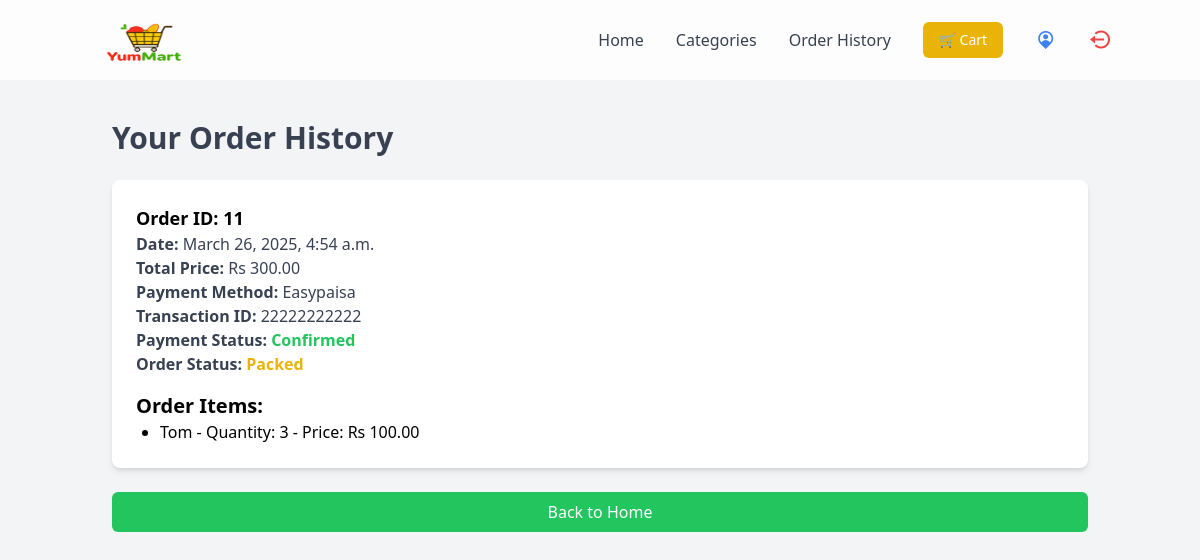
Screenshot of /order-history/ (signed in) with the database file from the repository.
### store/models.py (models this page shows, shortened)
class Order(models.Model):
    PAYMENT_METHODS = [
        ('Easypaisa', 'Easypaisa'),
        ('JazzCash', 'JazzCash'),
    ]
    PAYMENT_STATUS = [
        ('Pending', 'Pending'),
        ('Confirmed', 'Confirmed'),
        ('Rejected', 'Rejected'),
    ]
    ORDER_STATUS = [
        ('Received', 'Received'),
        ('Packed', 'Packed'),
        ('Dispatch', 'Dispatch'),
        ('Delivered', 'Delivered'),
    ]
    user = models.ForeignKey(User, on_delete=models.CASCADE, null=True, blank=True)
    name = models.CharField(max_length=100)
    email = models.EmailField()
    phone = models.CharField(max_length=15, default="Not Provided")
    address = models.TextField()
    total_price = models.DecimalField(max_digits=10, decimal_places=2)
    payment_method = models.CharField(max_length=10, choices=PAYMENT_METHODS, default='Easypaisa')
    transaction_id = models.CharField(max_length=100, blank=True, null=True)
    payment_status = models.CharField(max_length=10, choices=PAYMENT_STATUS, default='Pending')
    order_status = models.CharField(max_length=10, choices=ORDER_STATUS, default='Received')  # ✅ New field
    created_at = models.DateTimeField(auto_now_add=True)

class OrderItem(models.Model):
    order = models.ForeignKey(Order, on_delete=models.CASCADE)
    product = models.ForeignKey(Product, on_delete=models.CASCADE)
    quantity = models.PositiveIntegerField()
    price = models.DecimalField(max_digits=10, decimal_places=2, default=0.00)  # 🔥 Add default=0.00

class Product(models.Model):
    category = models.ForeignKey(Category, on_delete=models.CASCADE)
    name = models.CharField(max_length=255)
    slug = models.SlugField(max_length=255, unique=True)
    description = models.TextField(blank=True)
    price = models.DecimalField(max_digits=10, decimal_places=2)
    image = models.ImageField(upload_to='products/')
    created_at = models.DateTimeField(auto_now_add=True)

### store/views.py (the view)
# urls.py: path('order-history/', order_history, name='order_history'),
@login_required
def order_history(request):
    orders = Order.objects.filter(user=request.user)
    return render(request, 'store/order_history.html', {'orders': orders})

### store/templates/store/order_history.html (shortened to what this page needs)
{% extends 'store/base.html' %}
{% block content %}
{% if request.user.is_authenticated %}
<h2 class="text-3xl font-bold text-gray-700 mb-6">Your Order History</h2>
{% if orders %}
    {% for order in orders %}
    <div class="bg-white p-6 rounded-lg shadow-md mb-4">
        <p class="text-lg font-bold">Order ID: {{ order.id }}</p>
        <p class="text-gray-700"><strong>Date:</strong> {{ order.created_at|date:"F j, Y, g:i a" }}</p>
        <p class="text-gray-700"><strong>Total Price:</strong> Rs {{ order.total_price }}</p>
        <p class="text-gray-700"><strong>Payment Method:</strong> {{ order.payment_method }}</p>
        <p class="text-gray-700"><strong>Transaction ID:</strong> {{ order.transaction_id|default:"Not Provided" }}</p>
        <p class="text-gray-700 font-bold">
            Payment Status:
            {% if order.payment_status == "Pending" %}
                <span class="text-yellow-500">Pending</span>
            {% elif order.payment_status == "Confirmed" %}
                <span class="text-green-500">Confirmed</span>
            {% else %}
                <span class="text-red-500">Rejected</span>
            {% endif %}
        </p>
        <p class="text-gray-700 font-bold">
            Order Status:
            {% if order.order_status == "Received" %}
                <span class="text-blue-500">Received</span>
            {% elif order.order_status == "Packed" %}
                <span class="text-yellow-500">Packed</span>
            {% elif order.order_status == "Dispatch" %}
                <span class="text-orange-500">Dispatched</span>
            {% else %}
                <span class="text-green-500">Delivered</span>
            {% endif %}
        </p>
        <h3 class="text-xl font-bold mt-4">Order Items:</h3>
        <ul class="list-disc ml-6">
            {% for item in order.orderitem_set.all %}
                <li>{{ item.product.name }} - Quantity: {{ item.quantity }} - Price: Rs {{ item.price }}</li>
            {% endfor %}
        </ul>
    </div>
    {% endfor %}
{% else %}
    <p class="text-gray-500">No orders placed yet.</p>
{% endif %}
<a href="{% url 'home' %}" class="mt-6 block text-center bg-green-500 text-white py-2 rounded-md">Back to Home</a>
{% else %}
    <script>
        window.location.href = "{% url 'login' %}";
    </script>
{% endif %}
{% endblock %}

### rows the page displays
Order: id "11", created_at "March 26, 2025, 4:54 a.m.", total_price "300.00", payment_method "Easypaisa", transaction_id "22222222222", payment_status "Confirmed", order_status "Packed"
OrderItem: product.name "Tom", quantity "3", price "100.00"
